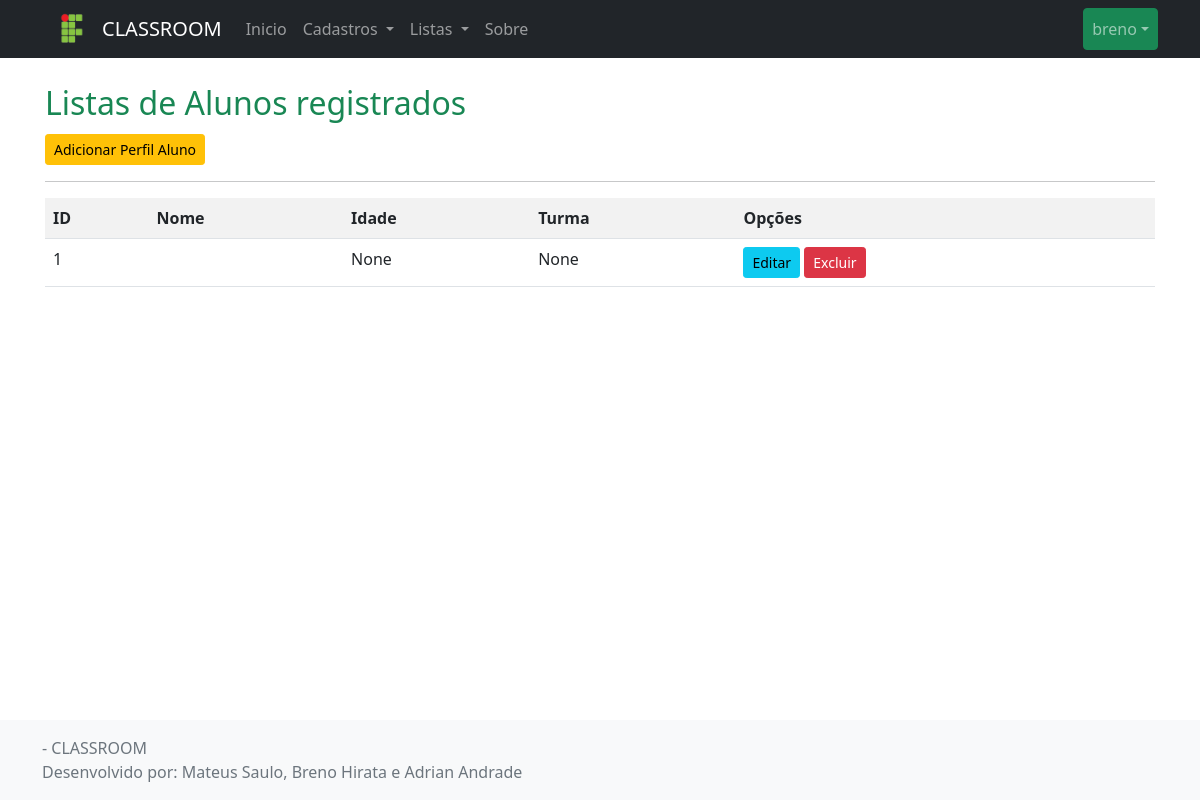
Before: /listar/perfil_aluno/ (signed in) with the older database file.
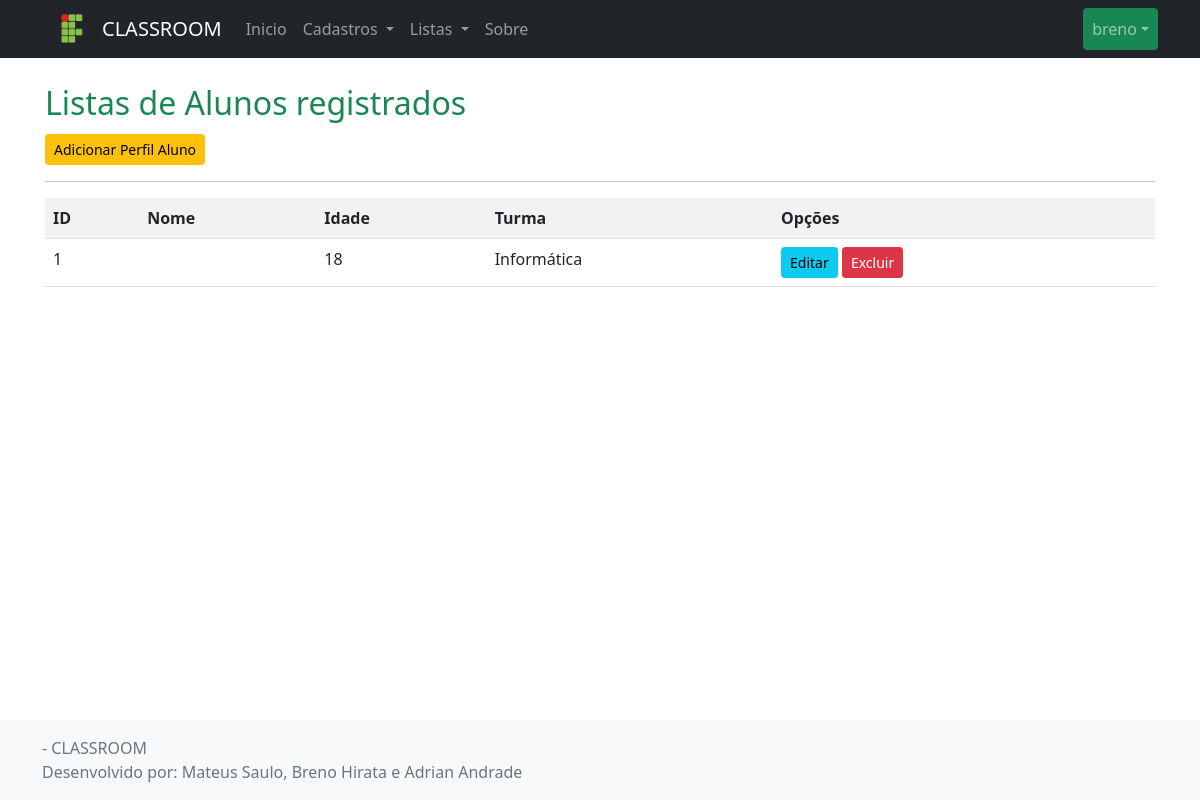
After: the same page with the newer database file.
### cadastros/models.py (models this page shows, shortened)
class Perfil_aluno(models.Model):
    nome_completo = models.CharField(max_length=50, verbose_name="Nome Completo", null=True)
    cpf = models.CharField(max_length=14, null=True, verbose_name="CPF")
    idade = models.IntegerField(null=True)
    turma = models.ForeignKey(Turma, on_delete=models.PROTECT, null=True)
    aluno = models.OneToOneField(User, on_delete=models.CASCADE)

class Turma(models.Model):
    curso = models.ForeignKey(Curso, on_delete=models.PROTECT)
    def __str__(self):
        return self.curso.nome

class Curso(models.Model):
    nome = models.CharField(max_length=50)

### cadastros/views.py (the view)
# urls.py: path('listar/perfil_aluno/', Perfil_alunoList.as_view(), name='listar-perfil_aluno'),
class Perfil_alunoList(LoginRequiredMixin, ListView):
    login_url = reverse_lazy('login')
    model = Perfil_aluno
    template_name = 'cadastros/listas/perfil_aluno.html'

### cadastros/templates/cadastros/listas/perfil_aluno.html
{% extends 'paginas/modelo.html' %}
{% load static %}
{% block conteudo %}
<h2 class="text-success border-buttom border-warning pb-1 nt-4">
    Listas de Alunos registrados
</h2>
<a href="{% url 'cadastrar-perfil_aluno' %}" class="btn btn-warning btn-sm">Adicionar Perfil Aluno</a>
<hr>
<div class="table-responsive">
    <table class="table table-striped">
        <tr>
            <th>ID</th>
            <th>Nome</th>
            <th>Idade</th>
            <th>Turma</th>
            <th>Opções</th>
        </tr>
        {% for perfil_aluno in object_list %}
        <tr>
            <td>{{ perfil_aluno.pk }}</td>
            <td>{{ perfil_aluno.nome }}</td>
            <td>{{ perfil_aluno.idade }}</td>
            <td>{{ perfil_aluno.turma }}</td>
            <td>
                <a href="{% url 'editar-perfil_aluno' perfil_aluno.pk %}" class="btn btn-info btn-sm">Editar</a>
                <a href="{% url 'excluir-perfil_aluno' perfil_aluno.pk %}" class="btn btn-danger btn-sm">Excluir</a>
            </td>
        </tr>
        {% empty %}
        <tr>
            <td colspan="3">Nenhum Perfil Professor registrado.</td>
        </tr>
        {% endfor %}
    </table>
</div>
{% endblock %}

Changed rows visible on the page:
changed Perfil_aluno id 1: idade "None" → "18"; turma "None" → "Informática"
